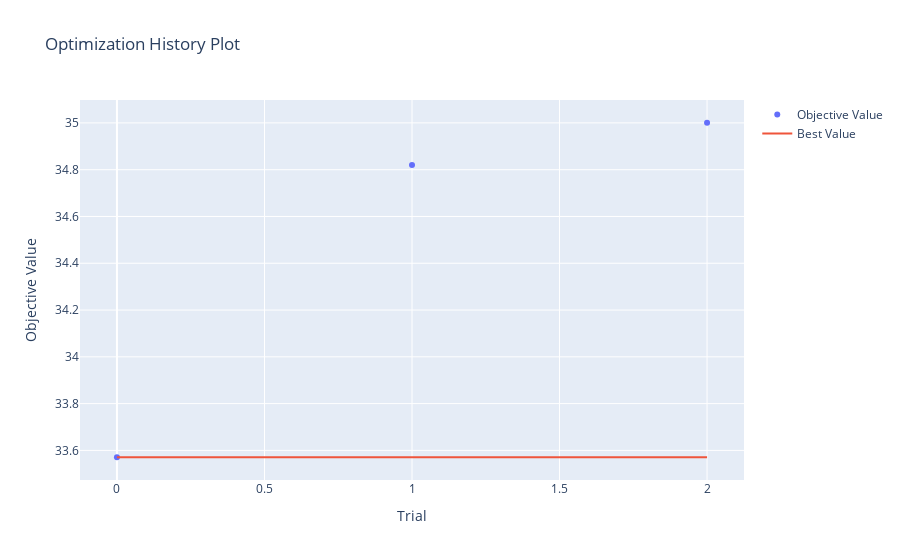

The notebook cell saved with this chart:
### Code cell
optuna.visualization.plot_optimization_history(study)

### Figure 1 — Plotly figure (JSON) as saved in the notebook; plotly's stock layout.template omitted (floating-point values rounded to 4 significant figures)
{"data": [{"mode": "markers", "name": "Objective Value", "type": "scatter", "x": [0, 1, 2], "y": [33.57, 34.82, 35.0]}, {"mode": "lines", "name": "Best Value", "type": "scatter", "x": [0, 1, 2], "y": [33.57, 33.57, 33.57]}, {"marker": {"color": "#cccccc"}, "mode": "markers", "name": "Infeasible Trial", "showlegend": false, "type": "scatter", "x": [], "y": []}], "layout": {"title": {"text": "Optimization History Plot"}, "xaxis": {"title": {"text": "Trial"}}, "yaxis": {"title": {"text": "Objective Value"}}}}
